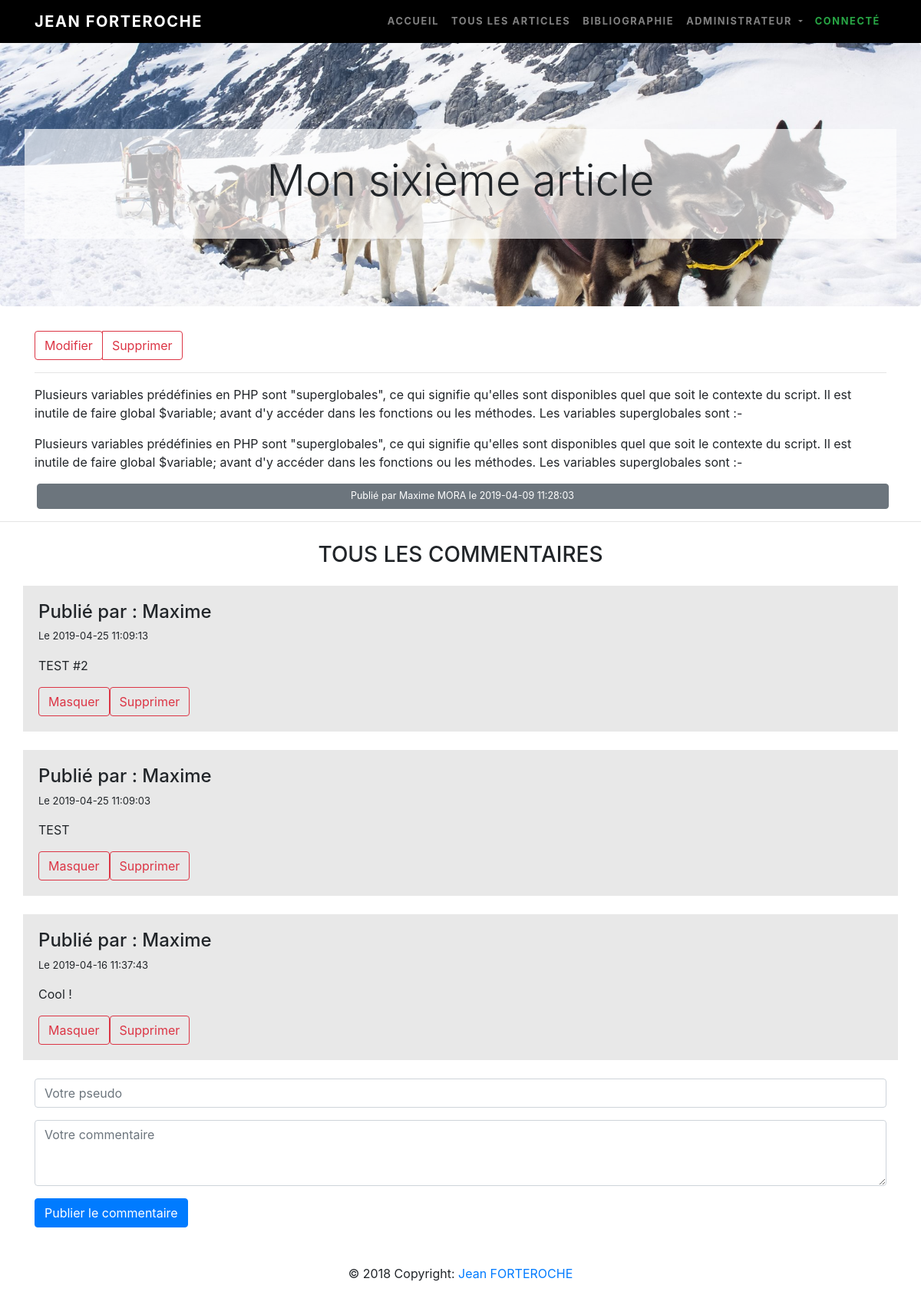
The app's page /article-6 (signed in) with its own data.
### tables this page shows
CREATE TABLE IF NOT EXISTS `posts` (
  `id` int(11) NOT NULL AUTO_INCREMENT,
  `title` varchar(250) NOT NULL,
  `content` mediumtext NOT NULL,
  `date` datetime NOT NULL DEFAULT CURRENT_TIMESTAMP,
  `author` varchar(250) NOT NULL DEFAULT 'Jean FORTEROCHE',
  `visible` enum('0','1') NOT NULL DEFAULT '1',
  PRIMARY KEY (`id`)
);

CREATE TABLE IF NOT EXISTS `comments` (
  `id` int(11) NOT NULL AUTO_INCREMENT,
  `id_article` int(11) NOT NULL,
  `content` text NOT NULL,
  `author` varchar(250) NOT NULL,
  `visible` enum('0','1') NOT NULL DEFAULT '1',
  `signals` enum('0','1') NOT NULL DEFAULT '0',
  `date` datetime NOT NULL DEFAULT CURRENT_TIMESTAMP,
  PRIMARY KEY (`id`)
);

### models/postManager.php (called while the page is built, shortened)
<?php
class Post extends dataBase
{
    public function getOne($idArticle){
         $db=$this->connectTo();
         $retour = $db->prepare('SELECT id, title, content, date, author, visible FROM posts WHERE id='.$idArticle.'');
         $retour->execute();
         $view = new OneView;
         $view->viewOne($retour);
         return $idArticle;
    }
}
?>

### controllers/onePost.php (called while the page is built, shortened)
<?php
include_once('./templates/startRequire.php');
include_once('./templates/navBar.php');
require_once('./views/onePost.php');
require_once('./models/postManager.php');
$post = new Post;
$post->getOne($idArticle);
require_once('./views/commentView.php');
$comment = new Comment;
$comment->getAllComment($idArticle);
require_once('./views/commentForm.php');
include_once('./templates/footer.php');
include_once('./templates/endRequire.php');

### models/commentsManager.php (called while the page is built, shortened)
<?php
class Comment extends dataBase
{
    public function getAllComment($idArticle){
         $db=$this->connectTo();
         $retour = $db->prepare('SELECT content, date, author, id, visible, signals FROM comments WHERE id_article='.$idArticle.' ORDER BY date DESC');
         $retour->execute();
         $view = new CommentView;
         $view->viewAllComments($retour);
    }
}

### views/commentView.php (the view, shortened to what this page needs)
<?php
require_once('./models/commentsManager.php');
class CommentView extends Comment
{
    function viewAllComments($retour){
        echo '<div id="comments" style="margin-top:-80px;">';
        echo '<h3 style="padding-top:90px;padding-bottom:15px;text-transform:uppercase; text-align:center;">Tous les commentaires</h3>';
        while ($data = $retour->fetch())
        {
            $commentid = $data['id'];
?>
<div class="container" style="background-color:#e8e8e8; padding:20px;">
    <h4> Publié par :
        <?=  $data['author']; ?>
    </h4>
    <p style="font-size:13px;"> Le
        <?= $data['date']; ?>
    </p>
    <p>
        <?php if($data['visible']==1) {echo($data['content']);} if($data['visible']==0) {echo('** Commentaire masqué **');}?>
    </p>
    <div class="justify-content-between">
        <?php
                if($_SESSION['admin']==0){
                    if($data['signals']==0){
                    echo('<a href="'.$_SESSION["link"].'signalComment-'.$commentid.'"><button type="button" class="btn btn-outline-danger">Signaler</button></a>'); }
                    if($data['signals']==1){
                    echo('<a href="#"><button type="button" class="btn btn-danger" disabled>Signalé</button></a>'); }
                }
                elseif($_SESSION['admin']==1){
                    if ($data['visible']==1){
                        echo('<a href="'.$_SESSION["link"].'maskComment-'.$commentid.'"><button type="button" class="btn btn-outline-danger">Masquer</button></a>');
                    }
                    echo('<a href="'.$_SESSION["link"].'deleteComment-'.$commentid.'"><button type="button" class="btn btn-outline-danger">Supprimer</button></a>');
                }
?>
    </div>
</div>
<br />
<?php
         echo '</div>';
 }
    }
}
?>

### views/onePost.php
<?php
require_once('./models/postManager.php');
 class OneView extends Post
{
     function viewOne($retour){
         while ($data = $retour->fetch())
     {
         ?>
<div class="jumbotroh">
    <br />
    <br />
    <div style="padding:10px; background-color:rgba(255, 255, 255, 0.67);">
        <br />
        <h1 class="display-4" style="text-align:center;">
            <?=  $data['title']; ?>
        </h1>
        <br />
    </div>
    <br />
</div>
<div class='container'>
    <?php
if($_SESSION["admin"]==1){
                              echo('<div class="btn-group" role="group" aria-label="Basic example">');
                     echo('<a href="'.$_SESSION["link"].'modifier-'.$data['id'].'"><button type="button" class="btn btn-outline-danger">Modifier</button></a>');
                     echo('<button type="button" class="btn btn-outline-danger">Supprimer</button>');
                     echo('</div><hr>');
                 }
             ?>
    <p>
        <?= $data['content']; ?>
    </p>
    <button type="button" class="btn btn-secondary btn-block" style="margin:2.5px;font-size:12.5px;">Publié par
        <?= $data['author'] ?> le
        <?= $data['date'] ?></button>
</div>
<hr>
<?php
     }
     }
 }
?>

### records on screen
posts: title "Mon sixième article", content "Plusieurs variables prédéfinies en PHP sont \"superglobales\", ce qui signifie qu'elles sont disponibles quel que soit le contexte du script. Il est inutile de faire global $variable; avant d'y accéder dans les fonctions ou les méthodes. Les variables superglobales sont :- Plusieurs variables prédéfinies en PHP sont \"superglobales\", ce qui signifie qu'elles sont disponibles quel que soit le contexte du script. Il est inutile de faire global $variable; avant d'y accéder dans les fonctions ou les méthodes. Les variables superglobales sont :-", author "Maxime MORA", date "2019-04-09 11:28:03"
comments: author "Maxime", date "2019-04-25 11:09:13", content "TEST #2"
comments: author "Maxime", date "2019-04-25 11:09:03", content "TEST"
comments: author "Maxime", date "2019-04-16 11:37:43", content "Cool !"
